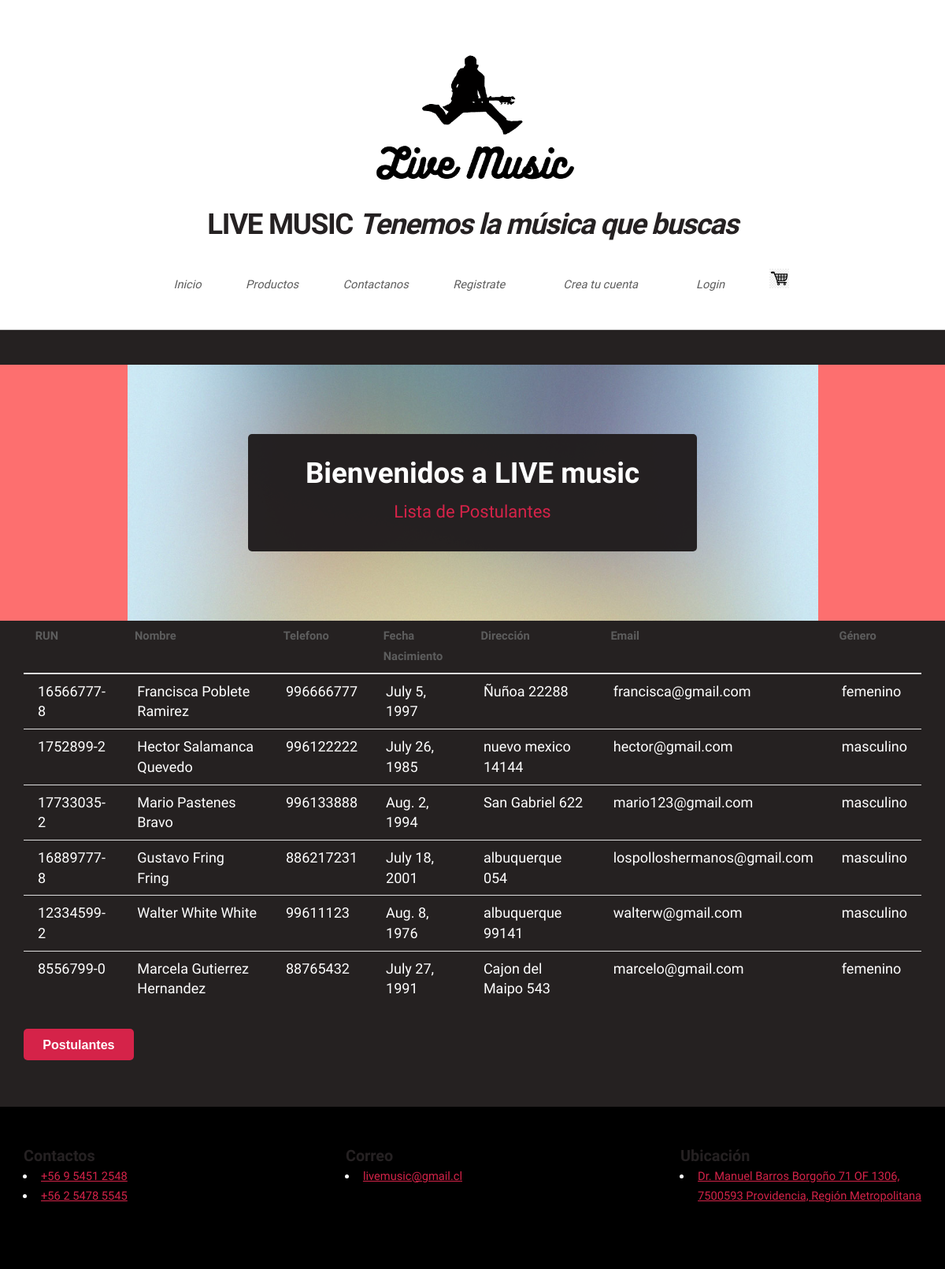
/listadoSQL, run on the app's committed database.
### demo/models.py (models this page shows, shortened)
class Postulante(models.Model):
    rut              = models.CharField(primary_key=True, max_length=10)
    nombre           = models.CharField(max_length=20)
    apellido_paterno = models.CharField(max_length=20)
    apellido_materno = models.CharField(max_length=20)
    fecha_nacimiento = models.DateField(blank=False, null=False)
    id_genero        = models.ForeignKey('Genero',on_delete=models.CASCADE, db_column='idGenero')
    telefono         = models.CharField(max_length=45)
    email            = models.EmailField(unique=True, max_length=100, blank=True, null=True)
    direccion        = models.CharField(max_length=50, blank=True, null=True)
    activo           = models.IntegerField()
    def __str__(self):
        return str(self.nombre)+" "+str(self.apellido_paterno)

class Genero(models.Model):
    id_genero  = models.AutoField(db_column='idGenero', primary_key=True)
    genero     = models.CharField(max_length=20, blank=False, null=False)

### demo/views.py (the view)
# urls.py: path('listadoSQL', views.listadoSQL, name='listadoSQL'),
def listadoSQL(request):
    demo = Postulante.objects.all()
    print(demo)
    context={"demo": demo}
    return render(request, 'demo/listadoSQL.html', context)

### demo/templates/demo/listadoSQL.html (shortened to what this page needs)
{% extends "demo/base.html" %}
{%block content %}
          <section id="banner">
            <header>
                <h2>Bienvenidos a LIVE music</h2>
                <p> Lista de Postulantes</p>
            </header>
        </section>
  <section >
        <div class="container" >
            <table class="table table-striped table-dark">
                      {%if demo%}
              <thead>
                <tr>
                  <th scope="col">RUN</th>
                  <th scope="col">Nombre</th>
                  <th scope="col">Telefono</th>
                  <th scope="col">Fecha Nacimiento</th>
                  <th scope="col">Dirección</th>
                  <th scope="col">Email</th>
                  <th scope="col">Género</th>
                </tr>
              </thead>
              <tbody>
                  {% for postulante in demo %}
                  <tr>
                      <td>{{postulante.rut}}</td>
                      <td>{{postulante.nombre}} {{postulante.apellido_paterno}} {{postulante.apellido_materno}}</td>
                      <td>{{postulante.telefono}}</td>
                      <td>{{postulante.fecha_nacimiento}}</td>
                      <td>{{postulante.direccion}}</td>
                      <td>{{postulante.email}}</td>
                      <td>{{postulante.id_genero.genero}}</td>
                  </tr>
                  {% endfor %}
              {% endif %}
              </tbody>
            </table>
            <a href="{% url 'crud'%}">
              <button class ="btn btn-info">Postulantes</button>
              <br><br>
              </a>
  </section>
    {%endblock%}

### demo/static/css/main.css (style rules this page uses)
html, body, div, span, applet, object, iframe, h1, h2, h3, h4, h5, h6, p, blockquote, pre, a, abbr, acronym, address, big, cite, code, del, dfn, em, img, ins, kbd, q, s, samp, small, strike, strong, sub, sup, tt, var, b, u, i, center, dl, dt, dd, ol, ul, li, fieldset, form, label, legend, table, caption, tbody, tfoot, thead, tr, th, td, article, aside, canvas, details, embed, figure, figcaption, footer, header, hgroup, menu, nav, output, ruby, section, summary, time, mark, audio, video { margin: 0; padding: 0; border: 0; font-size: 100%; font: inherit; vertical-align: baseline; }
article, aside, details, figcaption, figure, footer, header, hgroup, menu, nav, section { display: block; }
body { line-height: 1; }
table { border-collapse: collapse; border-spacing: 0; }
body { -webkit-text-size-adjust: none; }
html { box-sizing: border-box; }
*, *:before, *:after { box-sizing: inherit; }
body { background: #252122; background-image: url("images/bg02.png"); }
body, input, textarea, select { font-family: 'Source Sans Pro'; font-weight: 300; color: #5d5d5d; font-size: 14pt; line-height: 1.75em; }
h1, h2, h3, h4, h5, h6 { color: #252122; font-weight: 700; }
h2 { font-size: 1.5em; }
a { color: #d52349; text-decoration: underline; }
p, ul, ol, dl, table { margin-bottom: 2em; }
.container { margin: 0 auto; max-width: 100%; width: 70em; }
@media screen and (max-width: 1680px) { .container { width: 70em; } }
@media screen and (max-width: 1280px) { .container { width: calc(100% - 60px); } }
table { width: 100%; }
table tr { border-top: solid 1px #dddddd; }
table tr:first-child { border-top: 0; }
table td { padding: 0.5em 1em 0.5em 1em; }
table th { text-align: left; padding: 0.5em 1em 0.5em 1em; font-weight: 700; margin: 0 0 1em 0; }
table thead { border-bottom: solid 2px #dddddd; }
section, article { margin-bottom: 2.5em; }
section > :last-child, section:last-child, article > :last-child, article:last-child { margin-bottom: 0; }
header { margin: 0 0 1.5em 0; }
header > p { display: block; font-style: italic; margin: 0.5em 0 0 0; padding-bottom: 0.5em; }
input[type="button"], input[type="submit"], input[type="reset"], input[type="btn-1"], button, .button { -webkit-appearance: none; display: inline-block; text-decoration: none; cursor: pointer; border: 0; border-radius: 5px; background: #d52349; color: #fff !important; font-weight: 700; outline: 0; font-size: 1.1em; padding: 0.65em 1.5em 0.65em 1.5em; text-align: center; -moz-transition: background-color .25s ease-in-out; -webkit-transition: background-color .25s ease-in-out; -ms-transition: background-color .25s ease-in-out; transition: background-color .25s ease-in-out; }
#page-wrapper > section { margin-bottom: 0; }
#banner { background: #fd6f6f url("../../images/pic01.jpg"); background-position: center center; background-size: auto 100%; background-repeat: no-repeat; text-align: center; position: relative; padding: 8em 0; margin: 4em 0 0 0; }
#banner header { background-color: rgba(34, 30, 31, 0.98); display: inline-block; padding: 2.5em 5em; border-radius: 5px; }
#banner header h2 { color: #fff; font-weight: 700; font-size: 2.5em; margin: 0 0 0.65em 0; }
#banner header p { color: #d52349; padding: 0; font-style: normal; margin: 0; font-size: 1.5em; }
@media screen and (max-width: 1680px) { body, input, textarea, select { font-size: 12pt; } }
@media screen and (max-width: 1280px) { body, input, textarea, select { font-size: 11pt; } }
@media screen and (max-width: 1280px) { #banner { padding: 6em 0; margin: 3em 0 0 0; } }

### demo/templates/demo/listadoSQL.html (style rules this page uses)
body { background-color: rgb(37, 33, 33); }
td { color:white; font-size: 18px; }

### data on the page
Postulante: rut "16566777-8", nombre "Francisca", apellido_paterno "Poblete", apellido_materno "Ramirez", telefono "996666777", fecha_nacimiento "July 5, 1997", direccion "Ñuñoa 22288", email "francisca@gmail.com", id_genero.genero "femenino"
Postulante: rut "1752899-2", nombre "Hector", apellido_paterno "Salamanca", apellido_materno "Quevedo", telefono "996122222", fecha_nacimiento "July 26, 1985", direccion "nuevo mexico 14144", email "hector@gmail.com", id_genero.genero "masculino"
Postulante: rut "17733035-2", nombre "Mario", apellido_paterno "Pastenes", apellido_materno "Bravo", telefono "996133888", fecha_nacimiento "Aug. 2, 1994", direccion "San Gabriel 622", email "mario123@gmail.com", id_genero.genero "masculino"
Postulante: rut "16889777-8", nombre "Gustavo", apellido_paterno "Fring", apellido_materno "Fring", telefono "886217231", fecha_nacimiento "July 18, 2001", direccion "albuquerque 054", email "lospolloshermanos@gmail.com", id_genero.genero "masculino"
Postulante: rut "12334599-2", nombre "Walter", apellido_paterno "White", apellido_materno "White", telefono "99611123", fecha_nacimiento "Aug. 8, 1976", direccion "albuquerque 99141", email "walterw@gmail.com", id_genero.genero "masculino"
Postulante: rut "8556799-0", nombre "Marcela", apellido_paterno "Gutierrez", apellido_materno "Hernandez", telefono "88765432", fecha_nacimiento "July 27, 1991", direccion "Cajon del Maipo 543", email "marcelo@gmail.com", id_genero.genero "femenino"
